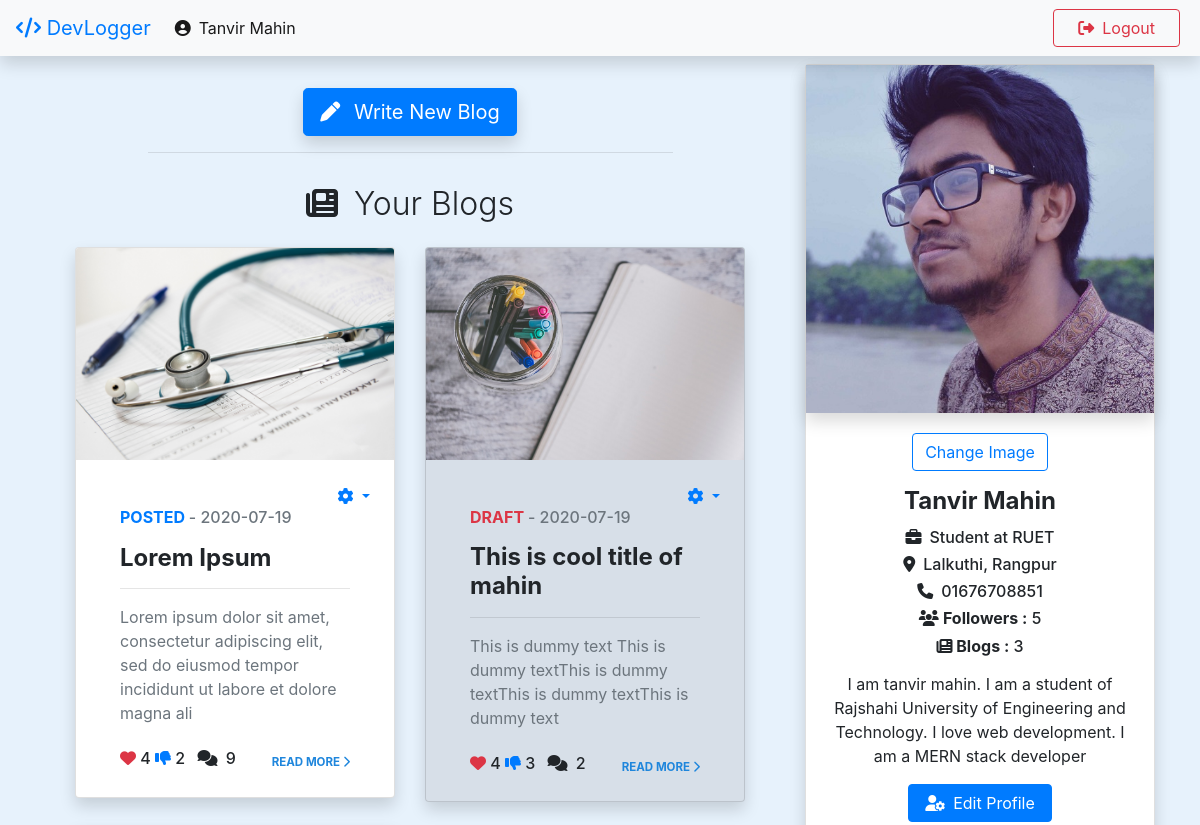
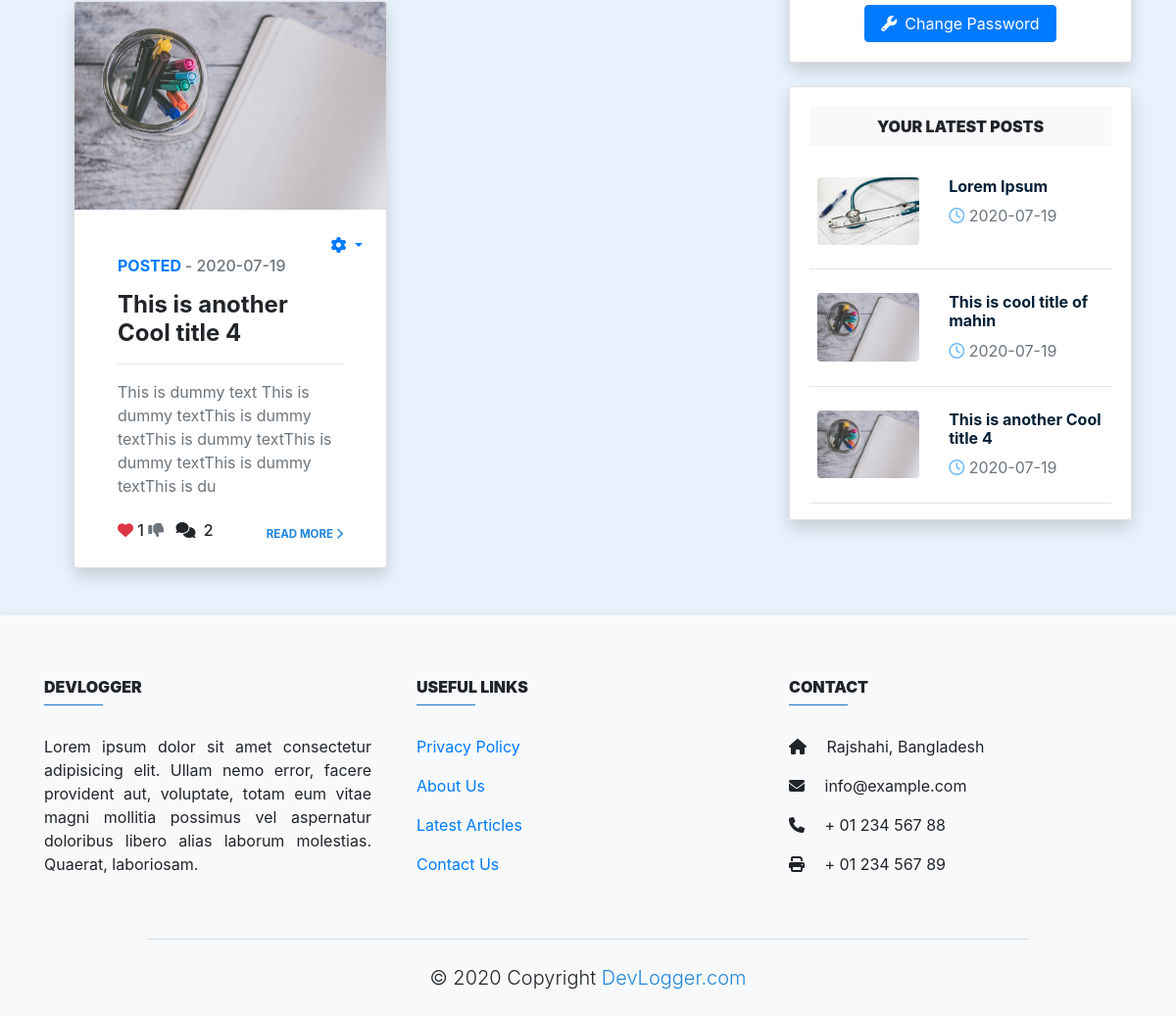
/dashboard.php (signed in), run on the app's committed database (2 pictures, top to bottom).
### tables this page shows
CREATE TABLE `blogs` (
  `id` int(11) NOT NULL,
  `title` tinytext NOT NULL,
  `description` text NOT NULL,
  `image` text NOT NULL,
  `active` tinyint(1) DEFAULT '1',
  `user_id` int(11) NOT NULL,
  `created_at` timestamp NULL DEFAULT CURRENT_TIMESTAMP
);

### dashboard.php (the view, shortened to what this page needs)
<?php
include 'includes/header.inc.php';
require 'includes/db.inc.php';
?>
<main class="bgLightBlue">
      <div class="container mt-5">
        <div class="row">
          <div class="col-md-8 mt-3">
            <div class="container mt-4 mb-4">
              <div class="w-100 mb-2 text-center">
                <a href="create.php" class="btn btn-lg btn-primary shadow shadow-sm">
                  <i class="fas fa-pen pr-2"></i> Write New Blog
                </a>
              </div>
              <hr class="w-75 mx-auto" />
              <h2 class="text-center font-weight-light py-3">
                <i class="fas fa-newspaper pr-3"></i>Your Blogs
              </h2>
              <div class="container">
                <div class="row">
                <?php
                  $sql = "SELECT * FROM blogs WHERE user_id = ".$_SESSION['userId']." ORDER BY created_at DESC;";
                  $result = mysqli_query($conn, $sql);
                  $result_check = mysqli_num_rows($result);
                  if( $result_check > 0 ){
                    while ($row = mysqli_fetch_assoc($result)) {
                ?>
                  <div class="col-md-6 mb-4">
                    <div
                      class="card text-left singleCardAllPost shadow shadow-sm <?php $col = $row['active'] == 1? '':'bgLightRed'; echo $col;?>"
                    >
                      <div class="">
                        <a href="blog.php?id=<?php echo $row['id']?>">
                          <img
                            src="uploads/blog/<?php echo $row['image'] ?>"
                            class="card-img-top"
                            alt=""
                          />
                        </a>
                        <div class="pr-4 pt-4 text-right">
                          <a
                            class="dropdown-toggle"
                            href="#"
                            id="optionDropdown"
                            role="button"
                            data-toggle="dropdown"
                            aria-haspopup="true"
                            aria-expanded="false"
                          >
                            <i class="fas fa-cog"></i>
                          </a>
                        </div>
                      </div>
                      <div class="card-body mt-0 pt-0 mx-4">
                        <h6 class="mb-3">
                            <a
                              class="text-center text-uppercase font-small"
                            >
                              <strong>
                              <?php
                                if($row['active'] == 0){
                                  echo '<span class="text-danger">DRAFT</span>';
                                }
                                else{
                                  echo '<span class="text-primary">POSTED</span>';
                                }
                              ?>
                              </strong> </a
                            >
                            <a class="text-secondary font-small">
                              - <?php
                                $time = explode(" ",$row['created_at']);
                                echo $time[0];
                              ?>
                            </a>
                          </h6>
                        <h4 class="card-title">
                          <strong><?php echo $row['title'] ?></strong>
                        </h4>
                        <hr />
                        <p class="text-secondary mb-4">
                        <?php
                          if(strlen($row['description']) >120){
                            $des = substr($row['description'], 0, 119);
                            echo $des;
                          } else{
                            echo $row['description'];
                          }
                          $sqlLike = "SELECT * FROM likes WHERE blog_id =".$row['id'].";";
                          $resultLike = mysqli_query($conn, $sqlLike);
                          $result_checkLike = mysqli_num_rows($resultLike);
                          $liked = 'secondary';
                          if( $result_checkLike > 0 ){
                            while ($rowLike = mysqli_fetch_assoc($resultLike)) {
                              if(isset($_SESSION['userId']) && $rowLike['user_id'] == $_SESSION['userId']){
                                $liked = 'danger';
                              }
                            }
                          }
                          $sqlDisLike = "SELECT * FROM dislikes WHERE blog_id =".$row['id'].";";
                          $resultDislike = mysqli_query($conn, $sqlDisLike);
                          $result_checkDislike = mysqli_num_rows($resultDislike);
                          $Disliked = 'secondary';
                          if( $result_checkDislike > 0 ){
                            while ($rowDislike = mysqli_fetch_assoc($resultDislike)) {
                              if(isset($_SESSION['userId']) && $rowDislike['user_id'] == $_SESSION['userId']){
                                $Disliked = 'primary';
                              }
                            }
                          }
                        ?>
                        </p>
                        <div class="row">
                        <div class="col-7">
                            <h5 class="likeDisLikeFont">
                              <a href="includes/<?php if($liked == 'danger'){echo 'unlike';}else{echo 'like';}?>.inc.php?id=<?php echo $row['id']?>&p=dashboard" class="text-<?php echo $liked;?>">
                                <span class="fas fa-heart">
                                </span>
                              </a>
                              <?php if($result_checkLike > 0){ echo $result_checkLike;}?>
                              <a href="includes/<?php if($Disliked == 'secondary'){echo 'dislike';}else{echo 'notdislike';}?>.inc.php?id=<?php echo $row['id']?>&p=dashboard" class="text-<?php echo $Disliked;?>">
                                <span class="fas fa-thumbs-down">
                                </span>
                              </a>
                              <?php if($result_checkDislike > 0){ echo $result_checkDislike;}?>
                              <span class="pl-2">
                                <i class="fas fa-comments pr-1"></i>
                                <?php
                                  $sqlCmnt = "SELECT * FROM comments WHERE blog_id =".$row['id'].";";
                                  $resultCmnt = mysqli_query($conn, $sqlCmnt);
                                  $result_checkCmnt = mysqli_num_rows($resultCmnt);
                                  echo $result_checkCmnt ;
                                ?>
                              </span>
                            </h5>
                          </div>
                          <div class="col-5 my-auto">
                            <p
                              class="text-right mb-0 text-uppercase font-small font-weight-bold fontLinkFix"
                            >
                              <a href="blog.php?id=<?php echo $row['id']?>" class="textBlue"
                                >read more
                                <i
                                  class="fas fa-chevron-right"
                                  aria-hidden="true"
                                ></i>
                              </a>
                            </p>
                          </div>
                        </div>
                      </div>
                    </div>
                  </div>
                  <?php
                    }
                  }
                ?>
                </div>
              </div>
            </div>
          </div>
          <div class="col-md-4">
            <section
              class="profileSectionRight card mb-4 text-center shadow shadow-sm mt-3"
            >
              <div class="shadow shadow-sm">
                <img
                  src="<?php echo 'uploads/profile/'.$_SESSION['image']; ?>"
                  alt="profile image"
                  class="img-fluid w-100"
                />
              </div>
              <div class="card-body">
                <a href="profile-image.php" class="btn btn-outline-primary mb-3">Change Image</a>
                <h4 class="card-title"><strong><?php echo $_SESSION['name'] ?></strong></h4>
                <?php
                if($_SESSION['job'] != ''){
                  echo '<p class="h6">
                          <i class="fas fa-briefcase pr-2"></i>'.$_SESSION['job'].'
                        </p>';
                }
                if($_SESSION['address'] != ''){
                  echo '<p class="h6">
                          <i class="fas fa-map-marker-alt pr-2"></i>'.$_SESSION['address'].'
                        </p>';
                }
                if($_SESSION['phone'] != ''){
                  echo '<p class="h6">
                          <i class="fas fa-phone pr-2"></i>'.$_SESSION['phone'].'
                        </p>';
                }
                $sqlFollowerCount = "SELECT * FROM followers WHERE user_id = ".$_SESSION['userId'].";";
                $resultFollowerCount = mysqli_query($conn, $sqlFollowerCount);
                $FollowerCount = mysqli_num_rows($resultFollowerCount);
                ?>
                <p class="h6">
                  <i class="fas fa-users"></i> <strong>Followers :</strong>  <?php echo $FollowerCount ?>
                </p>
                <p class="h6">
                  <i class="fas fa-newspaper"></i><strong> Blogs :</strong> <?php echo $result_check ?>
                </p>
                <p class="card-text mt-3">
                <?php echo $_SESSION['bio'];?>
                </p>
                <a href="editProfile.php" class="btn btn-primary px-3"
                  ><i class="fas fa-user-cog mr-2"></i>Edit Profile</a
                >
                <a href="editPassword.php" class="btn btn-primary mt-md-2 mt-0 px-3"
                  ><i class="fas fa-wrench mr-2"></i>Change Password</a
                >
              </div>
            </section>
            <section class="section shadow shadow-sm my-3">
              <div class="card card-body pb-0">
                <p class="font-weight-bold text-center bg-light py-2 mb-4">
                  <strong>YOUR LATEST POSTS</strong>
                </p>
                <?php
                $sql = "SELECT * FROM blogs WHERE user_id = ".$_SESSION['userId']." ORDER BY created_at DESC LIMIT 5;";
                $result = mysqli_query($conn, $sql);
                $result_check = mysqli_num_rows($result);
                  if( $result_check > 0 ){
                    while ($row = mysqli_fetch_assoc($result)) {
                ?>
                <div class="single-post">
                  <div class="row p-2">
                    <div class="col-5">
                      <a href="blog.php?id=<?php echo $row['id']?>">
                        <img
                          src="uploads/blog/<?php echo $row['image'] ?>"
                          class="img-fluid rounded"
                          alt="Post image"
                        />
                      </a>
                    </div>
                    <div class="col-7">
                      <h6 class="mt-0 text-small">
                        <a href="blog.php?id=<?php echo $row['id']?>" class="titlePopulerPost">
                        <?php echo $row['title'] ?>
                        </a>
                      </h6>
                      <div class="">
                        <p class="text-small text-secondary mb-0">
                          <i
                            class="fas fa-clock font-weight-lighter textBlue50"
                          ></i>
                          <?php
                              $time = explode(" ",$row['created_at']);
                              echo $time[0];
                            ?>
                        </p>
                      </div>
                    </div>
                  </div>
                </div>
                <hr />
                <?php
                    }
                  }
                  else{
                    echo '<h4 class="text-center w-100 pb-4">No blog found!</h4>';
                  }
                ?>
              </div>
            </section>
          </div>
        </div>
      </div>
    </main>
<?php
    include 'includes/footer.inc.php'
?>

### css/style.css (style rules this page uses)
:root { --colorLightBlue: #e7f2fc; --colorBlue: #1f86dc; --colorBlue50: rgb(107, 187, 252); --colorWhite: #fff; --colorBlack70: rgb(4, 32, 54); --colorLightRed: rgba(170, 169, 173, 0.253); }
* { padding: 0; margin: 0; box-sizing: border-box; }
a.textBlue { text-decoration: none !important; transition: 0.4s color ease-in-out; }
.bgLightBlue { background: var(--colorLightBlue); }
.textBlue { color: var(--colorBlue) !important; }
.textBlue50 { color: var(--colorBlue50) !important; }
.bgLightRed { background: var(--colorLightRed); }
.titlePopulerPost { text-decoration: none; font-weight: bold; color: var(--colorBlack70); }
.fontLinkFix { font-size: .72rem; }
.likeDisLikeFont { font-size: 1rem; }

### data on the page
blogs: image (picture), active "POSTED", created_at "2020-07-19", title "Lorem Ipsum", description "Lorem ipsum dolor sit amet, consectetur adipiscing elit, sed do eiusmod tempor incididunt ut labore et dolore magna ali", result_checkLike "4", result_checkDislike "2", result_checkCmnt "9"
blogs: image (placeholder picture), active "DRAFT", created_at "2020-07-19", title "This is cool title of mahin", description "This is dummy text This is dummy textThis is dummy textThis is dummy textThis is dummy text", result_checkLike "4", result_checkDislike "3", result_checkCmnt "2"
blogs: image (placeholder picture), active "POSTED", created_at "2020-07-19", title "This is another Cool title 4", description "This is dummy text This is dummy textThis is dummy textThis is dummy textThis is dummy textThis is dummy textThis is du", result_checkLike "1", result_checkCmnt "2"

### other printed values
$_SESSION['name'] "Tanvir Mahin"
$_SESSION['job'] "Student at RUET"
$_SESSION['address'] "Lalkuthi, Rangpur"
$_SESSION['phone'] "01676708851"
$FollowerCount "5"
$result_check "3"
$_SESSION['bio'] "I am tanvir mahin. I am a student of Rajshahi University of Engineering and Technology. I love web development. I am a MERN stack developer"
